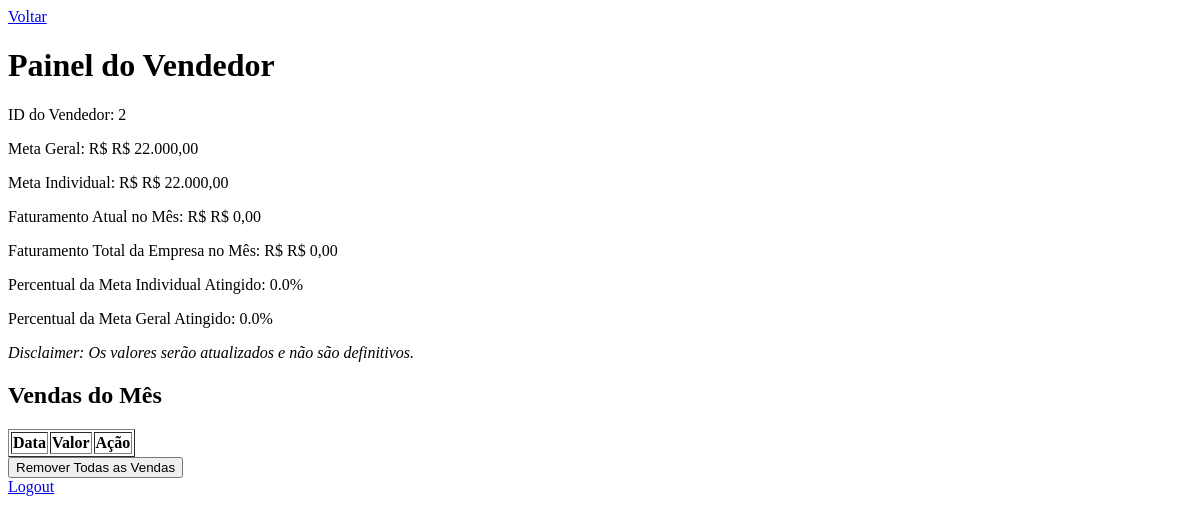
Page /dashboard (signed in) on the earlier database version.
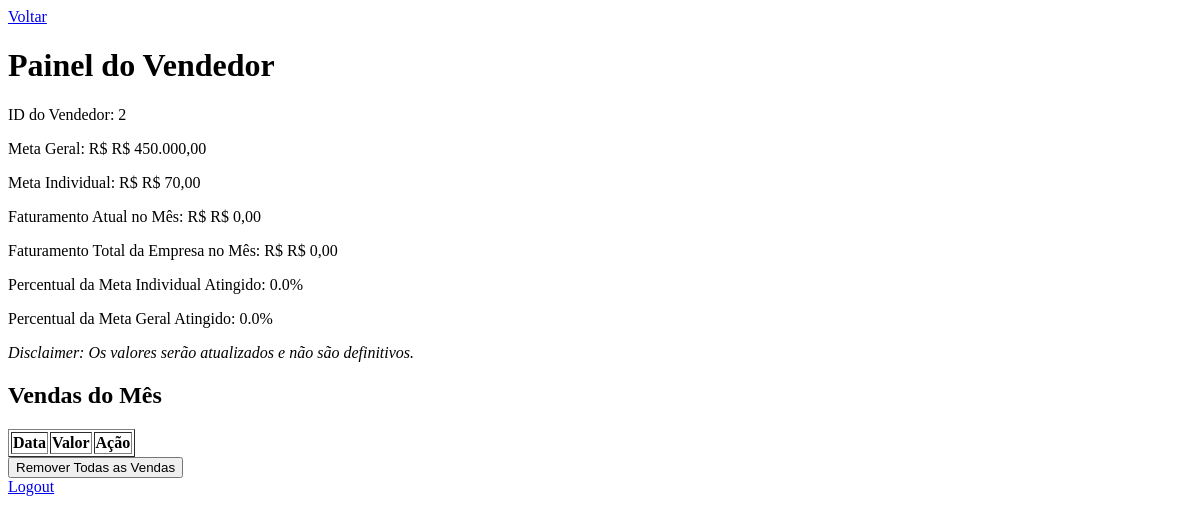
Same page on the later database version.
### tables this page shows
CREATE TABLE GeneralGoals (
        id INTEGER PRIMARY KEY AUTOINCREMENT,
        goal REAL NOT NULL
    );

CREATE TABLE IndividualGoals (
        id INTEGER PRIMARY KEY AUTOINCREMENT,
        user_id INTEGER NOT NULL,
        goal REAL NOT NULL,
        FOREIGN KEY(user_id) REFERENCES Users(id)
    );

### comisys.py (the view, shortened to what this page needs)
@app.route('/dashboard')
def dashboard():
    if 'user_id' not in session:
        return redirect(url_for('login'))
    user_id = session['user_id']
    user_role = session['role']
    conn = get_db_connection()
    cursor = conn.cursor()
    if user_role == 'seller':
        cursor.execute('''
            SELECT SUM(amount) AS total_sales
            FROM Sales
            WHERE user_id = ?
            AND strftime('%m', date) = strftime('%m', 'now')
            AND strftime('%Y', date) = strftime('%Y', 'now')
        ''', (user_id,))
        total_sales_row = cursor.fetchone()
        total_sales = total_sales_row['total_sales'] if total_sales_row['total_sales'] and total_sales_row['total_sales'] else 0
        cursor.execute('SELECT goal FROM IndividualGoals WHERE user_id = ?', (user_id,))
        individual_goal_row = cursor.fetchone()
        individual_goal = individual_goal_row['goal'] if individual_goal_row else 0
        cursor.execute('''
            SELECT SUM(amount) AS total_company_sales
            FROM Sales
            WHERE strftime('%m', date) = strftime('%m', 'now')
            AND strftime('%Y', date) = strftime('%Y', 'now')
        ''')
        total_company_sales_row = cursor.fetchone()
        total_company_sales = total_company_sales_row['total_company_sales'] if total_company_sales_row and total_company_sales_row['total_company_sales'] else 0
        cursor.execute('SELECT goal FROM GeneralGoals ORDER BY id DESC LIMIT 1')
        general_goal_row = cursor.fetchone()
        general_goal = general_goal_row['goal'] if general_goal_row else 0
        cursor.execute('''
            SELECT date, amount
            FROM Sales
            WHERE user_id = ?
            AND strftime('%m', date) = strftime('%m', 'now')
            AND strftime('%Y', date) = strftime('%Y', 'now')
        ''', (user_id,))
        vendas = cursor.fetchall()
        conn.close()
        individual_percentage = (total_sales / individual_goal) * 100 if individual_goal else 0
        company_percentage = (total_company_sales / general_goal) * 100 if general_goal else 0
        return render_template('seller_dashboard.html', total_sales=total_sales,
                               total_company_sales=total_company_sales, individual_percentage=individual_percentage,
                               company_percentage=company_percentage,
                               user_id=user_id,
                               general_goal=general_goal,
                               individual_goal=individual_goal,
                               vendas=vendas)

### comisys.py (called while the page is built)
def get_db_connection():
    conn = sqlite3.connect('sales_tracking.db')
    conn.row_factory = sqlite3.Row
    return conn

def format_currency(value):
    return f'R$ {value:,.2f}'.replace(',', 'X').replace('.', ',').replace('X', '.')

### templates/seller_dashboard.html (shortened to what this page needs)
{% extends "base.html" %}
{% block content %}
<a href="{{ url_for('dashboard') }}">Voltar</a>
<h1>Painel do Vendedor</h1>
<p>ID do Vendedor: {{ user_id }}</p>
<p>Meta Geral: R$ {{ general_goal | float | currency }}</p>
<p>Meta Individual: R$ {{ individual_goal | float | currency }}</p>
<p>Faturamento Atual no Mês: R$ {{ total_sales | float | currency }}</p>
<p>Faturamento Total da Empresa no Mês: R$ {{ total_company_sales | float | currency }}</p>
<p>Percentual da Meta Individual Atingido: {{ individual_percentage }}%</p>
<p>Percentual da Meta Geral Atingido: {{ company_percentage }}%</p>
<p><em>Disclaimer: Os valores serão atualizados e não são definitivos.</em></p>
<h2>Vendas do Mês</h2>
<table border="1">
    <tr>
        <th>Data</th>
        <th>Valor</th>
        <th>Ação</th>
    </tr>
</table>
<form action="{{ url_for('delete_all_sales', seller_id=user_id) }}" method="post">
    <button type="submit" onclick="return confirm('Tem certeza que deseja deletar todas as vendas deste vendedor?');">Remover Todas as Vendas</button>
</form>
<a href="{{ url_for('logout') }}">Logout</a>
{% endblock %}

Differences in the rows shown:
changed GeneralGoals: goal "R$ 22.000,00" → "R$ 450.000,00"
changed IndividualGoals: goal "R$ 22.000,00" → "R$ 70,00"
